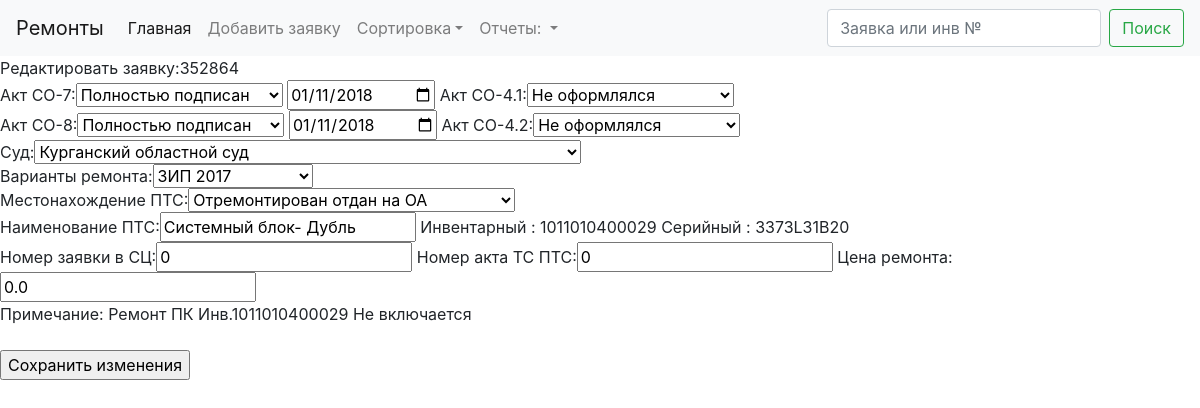
/edit/6, run on the app's committed database.
### akts/models.py (models this page shows, shortened)
class Tickets(db.Model):
    id = db.Column(db.Integer, primary_key=True)
    localticket = db.Column(db.Integer)
    hotlineticket = db.Column(db.Integer)
    aktco7mode = db.Column(db.Integer)
    aktco7changedate = db.Column(db.Date)
    aktco7date = db.Column(db.Date)
    aktco8mode = db.Column(db.Integer)
    aktco8changedate = db.Column(db.Date)
    aktco8date = db.Column(db.Date)
    aktco41mode = db.Column(db.Integer)
    aktco42mode = db.Column(db.Integer)
    lowcourtcode = db.Column(db.String(8))
    serviceprovider = db.Column(db.Integer)
    serviceproviderdate = db.Column(db.Date)
    location = db.Column(db.Integer)
    locationdate = db.Column(db.Date)
    name = db.Column(db.String(50))
    inventnumder = db.Column(db.String(12))
    serialnumber = db.Column(db.String(12))
    serviceticket = db.Column(db.Integer)
    serviceakt = db.Column(db.Integer)
    serviceprice =  db.Column(db.Float)
    remark = db.Column(db.String(50))
    warranty = db.Column(db.Boolean)
    dead = db.Column(db.Boolean)

### akts/views.py (the view, shortened to what this page needs)
@app.route('/edit/<local>', methods=['GET', 'POST'])
def edit(local):
    listlocation = [{'val': location.id, 'name' : location.name} for location in models.Location.query.all()]
    listmode = [{'val': actmode.id, 'name' : actmode.name} for actmode in models.ActMode.query.all()]
    listprovider = [{'val': provider.id, 'name' : provider.name} for provider in models.ServiceProvider.query.all()]
    listlow = [{'val': low.code, 'name' : low.name} for low in models.LowCourt.query.all()]
    ticket = models.Tickets.query.filter_by(localticket = local).first()
    return render_template("edit.html",ticket = ticket,listmode = listmode,listlow = listlow,listprovider = listprovider,listlocation = listlocation)

### akts/templates/edit.html
{% extends "base.html" %}
{% block content %}
    <form method="post">
        Редактировать заявку:{{ticket.hotlineticket }}<br>
        Акт СО-7:<select name="aktco7mode">
            {% for mode in listmode %}
                {% if mode.val == ticket.aktco7mode  %}
                    <option value="{{ mode.val }}" selected>{{ mode.name }}</option>
                {% else %}
                    <option value="{{ mode.val }}">{{ mode.name }}</option>
                {% endif %}
            {% endfor %}
        </select>
        <input type="date" name="aktco7date" value="{{ticket.aktco7date }}">
        Акт СО-4.1:<select name="aktco41mode">
            {% for mode in listmode %}
                {% if mode.val == ticket.aktco41mode  %}
                    <option value="{{ mode.val }}" selected>{{ mode.name }}</option>
                {% else %}
                    <option value="{{ mode.val }}">{{ mode.name }}</option>
                {% endif %}
            {% endfor %}
        </select>
        <br>
        Акт СО-8:<select name="aktco8mode">
            {% for mode in listmode %}
                 {% if mode.val == ticket.aktco8mode  %}
                    <option value="{{ mode.val }}" selected>{{ mode.name }}</option>
                {% else %}
                    <option value="{{ mode.val }}">{{ mode.name }}</option>
                {% endif %}
            {% endfor %}
        </select>
        <input type="date" name="aktco8date" value="{{ticket.aktco8date }}">
        Акт СО-4.2:<select name="aktco42mode">
            {% for mode in listmode %}
                {% if mode.val == ticket.aktco42mode  %}
                    <option value="{{ mode.val }}" selected>{{ mode.name }}</option>
                {% else %}
                    <option value="{{ mode.val }}">{{ mode.name }}</option>
                {% endif %}
            {% endfor %}
        </select>
         <br>
         Суд:<select name="lowcourtcode">
            {% for low in listlow %}
                {% if low.val == ticket.lowcourtcode %}
                    <option value="{{ low.val }}" selected>{{ low.name }}</option>
                {% else %}
                    <option value="{{ low.val }}">{{ low.name }}</option>
                {% endif %}
            {% endfor %}
        </select>
        <br>
         Варианты ремонта:<select name="serviceprovider">
            {% for prov in listprovider %}
                {% if prov.val == ticket.serviceprovider  %}
                    <option value="{{ prov.val }}" selected>{{ prov.name }}</option>
                {% else %}
                    <option value="{{ prov.val }}">{{ prov.name }}</option>
                {% endif %}
            {% endfor %}
        </select>
        <br>
         Местонахождение ПТС:<select name="location">
            {% for loc in listlocation %}
                {% if loc.val == ticket.location %}
                    <option value="{{ loc.val }}" selected>{{ loc.name }}</option>
                {% else %}
                    <option value="{{ loc.val }}">{{ loc.name }}</option>
                {% endif %}
            {% endfor %}
        </select>
        <br>
        Наименование ПТС:<input type="text" name="name" value="{{ticket.name }}">
        Инвентарный : {{ticket.inventnumder }}
        Серийный : {{ticket.serialnumber }}
        <br>
        Номер заявки в СЦ:<input type="number" name="serviceticket" value="{{ticket.serviceticket }}">
        Номер акта ТС ПТС:<input type="number" name="serviceakt" value="{{ticket.serviceakt }}">
        Цена ремонта:<input type="text" name="serviceprice" value="{{ticket.serviceprice }}">
        <br>
        Примечание: {{ticket.remark }}<br><br>
         <p><input type="submit" name="addticket" value="Сохранить изменения">
    </form>
{% endblock %}

### akts/templates/base.html (shortened to what this page needs)
<!DOCTYPE html>
<html lang="en">
<head>
    <link rel="stylesheet" href="https://maxcdn.bootstrapcdn.com/bootstrap/4.0.0/css/bootstrap.min.css">
</head>
<body>
    <nav class="navbar sticky-top navbar-expand-lg navbar-light bg-light">
        <a class="navbar-brand" href="#">Ремонты</a>
        <div class="collapse navbar-collapse" id="navbarNavDropdown">
            <ul class="navbar-nav">
            <li class="nav-item active">
                <a class="nav-link" href="{{ url_for('lst') }}">Главная <span class="sr-only">(current)</span></a>
            </li>
            <li class="nav-item">
                <a class="nav-link" href="{{ url_for('add') }}">Добавить заявку</a>
            </li>
            <li class="nav-item dropdown">
                <a class="nav-link dropdown-toggle" href="#" id="navbarDropdownMenuLinkSort" data-toggle="dropdown" aria-haspopup="true" aria-expanded="false">Сортировка</a>
            </li>
            <li class="nav-item dropdown">
                <a class="nav-link dropdown-toggle" href="#" id="navbarDropdownMenuLinkReport" data-toggle="dropdown" aria-haspopup="true" aria-expanded="false">
                Отчеты:
                </a>
            </li>
            </ul>
        </div>
      <form method="post" class="form-inline">
        <input name="seek" class="form-control mr-sm-2" type="search" placeholder="Заявка или инв №" aria-label="Search">
        <button class="btn btn-outline-success my-2 my-sm-0" type="submit">Поиск</button>
      </form>
    </nav>
    {% block content %} {% endblock %}
</body>
</html>

### data on the page
Tickets: hotlineticket "352864", aktco7date "01/11/2018", aktco8date "01/11/2018", name "Системный блок- Дубль", inventnumder "1011010400029", serialnumber "3373L31B20", serviceticket "0", serviceakt "0", serviceprice "0.0", remark "Ремонт ПК Инв.1011010400029 Не включается"

### other printed values
form field aktco7mode "Полностью подписан"
form field aktco41mode "Не оформлялся"
form field aktco8mode "Полностью подписан"
form field aktco42mode "Не оформлялся"
form field lowcourtcode "Курганский областной суд"
form field serviceprovider "ЗИП 2017"
form field location "Отремонтирован отдан на ОА"
